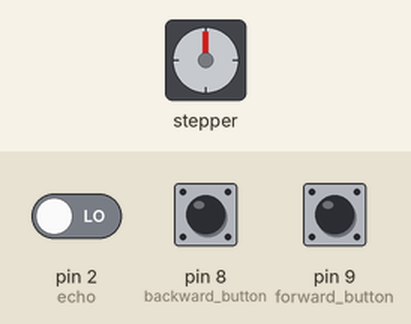
Simulated run of this sketch. Board: Arduino Uno, built with avr-gcc and run on an emulated ATmega328P. On the bench: stepper motor. The inputs (shaded band) are chosen by the test bench; at power-on: pin 8 (backward_button) LOW, pin 9 (forward_button) LOW, pin 2 (echo) LOW. Stepper angles assume 500 steps per turn.

Above: at 2.2 s.
2.3 s: pin 8 (backward_button) pulled HIGH for 0.15 s
At 2.45 s:
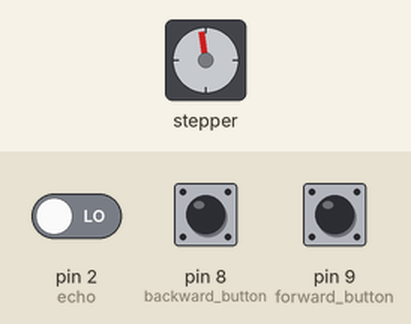
At 3.05 s:
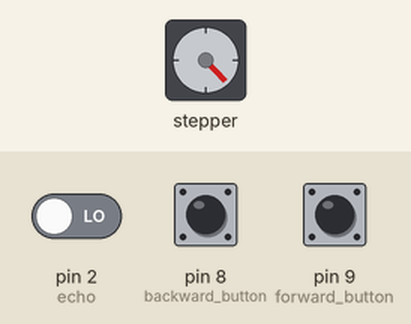
5.3 s: pin 9 (forward_button) pulled HIGH for 3.2 s
At 5.47 s:
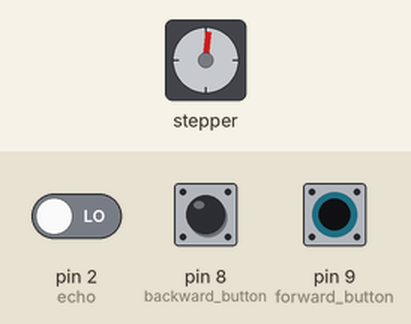
Timing chart, 0 to 11.8 s (numbered marks = the images above; inputs shaded):
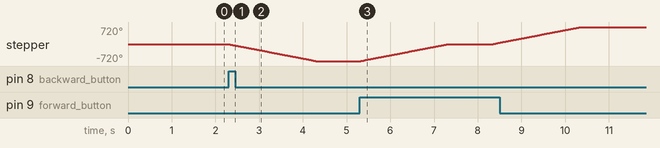

Measured:
- after the input at 2.3 s, stepper: turns 720° counter-clockwise in 2.0 s, starting at once
- after the input at 5.3 s, stepper: turns 720° clockwise in 2.0 s, then 720° clockwise in 2.0 s

The sketch:

Experiment_6.ino
```cpp
#include<Stepper.h>

long duration;
int distance;
#define echo 2
#define trig 3

#define IN1 4
#define IN2 5
#define IN3 6
#define IN4 7

//rotation is 512 for 90-degree rotation
int rotation = 500, dt = 50, motor_speed = 60;
Stepper motor(rotation, IN1, IN3, IN2, IN4);

#define backward_button 8
#define forward_button 9


void setup() {
  // put your setup code here, to run once:
  motor.setSpeed(motor_speed);
  pinMode(trig, OUTPUT);
  pinMode(echo, INPUT);
  pinMode(backward_button, INPUT);
  pinMode(forward_button, INPUT);

  delay(1000);
  Serial.begin(9600);
}

int read_distance()
{
//   digitalWrite(trig, LOW);
//   delay(2);

   digitalWrite(trig, HIGH);
   delay(10);
   digitalWrite(trig, LOW);

   duration = pulseIn(echo, HIGH);
//   distance = duration*0.034/2;
   distance = duration*0.017;

   return distance;
}


void loop() {
  // put your main code here, to run repeatedly:
  if(digitalRead(forward_button)==HIGH)
  {
    while(true)
    {
      motor.step(1000);
      if(read_distance()<50)
      {
        motor.step(0);
        break;
      }
    }
  }
  if(digitalRead(backward_button)==HIGH)
  {
    while(true)
    {
      motor.step(-1000);
      if(read_distance()<50)
      {
        motor.step(0);
        break;
      }
    }
  }
}
```
